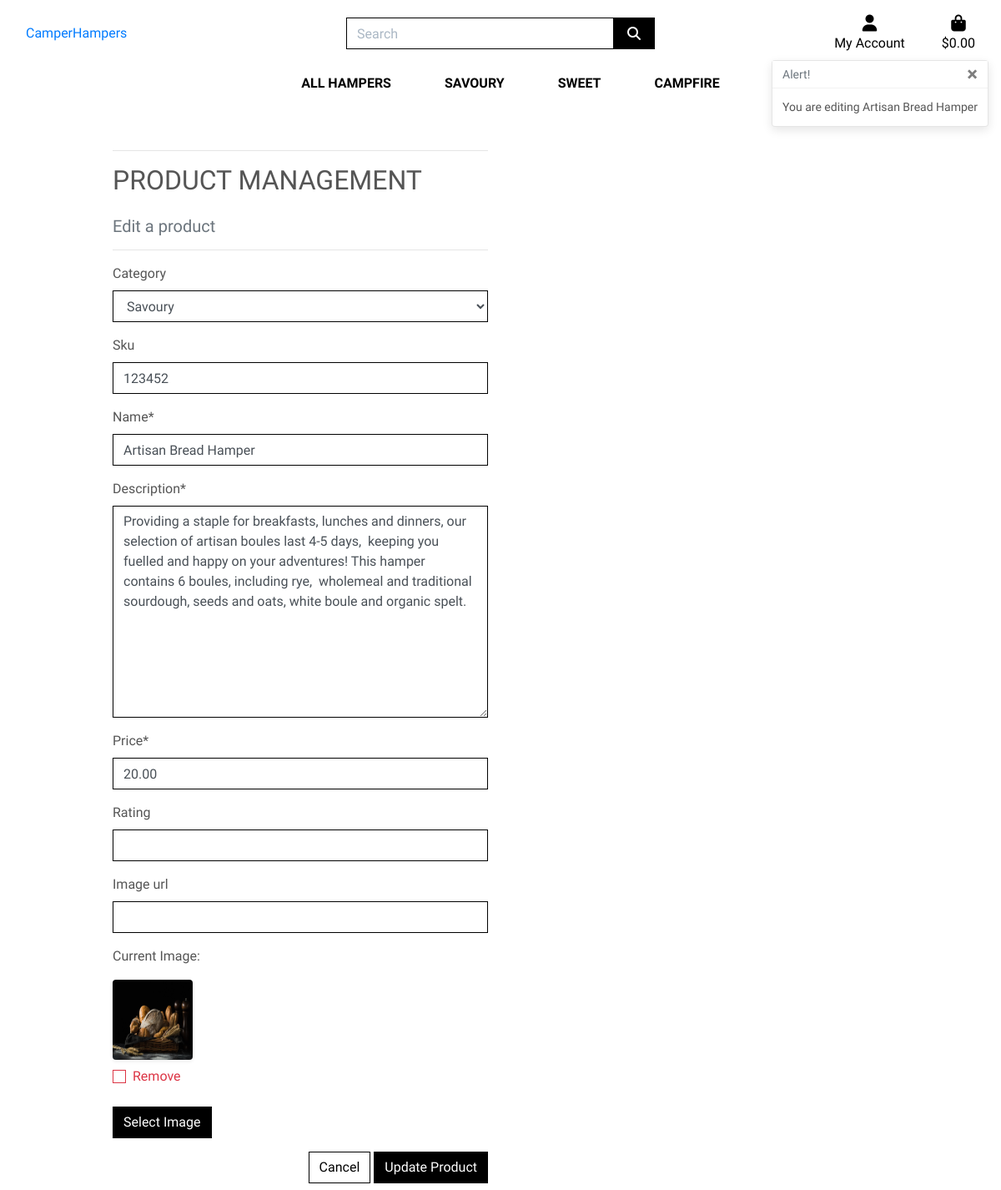
The app's page /products/edit/2/ with its own data.
### products/models.py (models this page shows, shortened)
class Product(models.Model):
    category = models.ForeignKey('Category', null=True, blank=True, on_delete=models.SET_NULL)
    sku = models.CharField(max_length=254, null=True, blank=True)
    name = models.CharField(max_length=254)
    description = models.TextField()
    price = models.DecimalField(max_digits=6, decimal_places=2)
    rating = models.DecimalField(max_digits=6, decimal_places=2, null=True, blank=True)
    image_url = models.URLField(max_length=1024, null=True, blank=True)
    image = models.ImageField(null=True, blank=True)

### products/views.py (the view)
# urls.py: path('edit/<int:product_id>/', views.edit_product, name='edit_product'),
def edit_product(request, product_id):
    product = get_object_or_404(Product, pk=product_id)
    if request.method == 'POST':
        form = ProductForm(request.POST, request.FILES, instance=product)
        if form.is_valid():
            product = form.save()
            messages.success(request, 'Successfully updated product!')
            return redirect(reverse('product_detail', args=[product.id]))
        else:
            messages.error(request, 'Failed to update product. Please ensure the form is valid.')
    else:
        form = ProductForm(instance=product)
        messages.info(request, f'You are editing {product.name}')
    template = 'products/edit_product.html'
    context = {
        'form': form,
        'product': product,
    }
    return render(request, template, context)

### products/forms.py
class ProductForm(forms.ModelForm):
    class Meta:
        model = Product
        fields = '__all__'
    image = forms.ImageField(label='Image', required=False, widget=CustomClearableFileInput)
    def __init__(self, *args, **kwargs):
        super().__init__(*args, **kwargs)
        categories = Category.objects.all()
        friendly_names = [(c.id, c.get_friendly_name()) for c in categories]
        self.fields['category'].choices = friendly_names
        for field_name, field in self.fields.items():
            field.widget.attrs['class'] = 'border-black rounded-0'

### bag/contexts.py (called while the page is built, shortened)
def bag_contents(request):
    bag_items = []
    total = 0
    product_count = 0
    bag = request.session.get('bag', {})
    delivery = total * Decimal(settings.STANDARD_DELIVERY_PERCENTAGE / 100)
    grand_total = delivery + total
    context = {
        'bag_items': bag_items,
        'total': total,
        'product_count': product_count,
        'delivery': delivery,
        'grand_total': grand_total,
    }
    return context

### products/models.py (called while the page is built)
    def get_friendly_name(self):
        return self.friendly_name

### products/templates/products/edit_product.html (shortened to what this page needs)
{% extends "base.html" %}
{% load static %}
{% block page_header %}
    <div class="container header-container">
    </div>
{% endblock %}
{% block content %}
    <div class="overlay"></div>
    <div class="container">
        <div class="row">
            <div class="col-12 col-md-6">
                <hr>
                <h2 class="logo-font mb-4">Product Management</h2>
                <h5 class="text-muted">Edit a product</h5>
                <hr>
            </div>
        </div>
        <div class="row">
            <div class="col-12 col-md-6">
                <form method="POST" action="{% url 'edit_product' product.id %}" class="form mb-2" enctype="multipart/form-data">
                    {% for field in form %}
                        {% if field.name != 'image' %}
                            {{ field | as_crispy_field }}
                        {% else %}
                            {{ field }}
                        {% endif %}
                    {% endfor %}
                    <div class="text-right">
                        <a class="btn btn-outline-black rounded-0" href="{% url 'products' %}">Cancel</a>
                        <button class="btn btn-black rounded-0" type="submit">Update Product</button>
                    </div>
                </form>
            </div>
        </div>
    </div>
{% endblock %}

### static/css/base.css (style rules this page uses)
html { height: 100%; }
body { background: url('/media/homepage_banner.jpg') no-repeat center center fixed; background-size: cover; height: calc(100vh - 164px); color: #555; font-family: 'Julius Sans One'; }
.logo-font { text-transform: uppercase; }
.btn-black { background: black; color: white; }
.btn-outline-black { background: white; color: black !important; border: 1px solid black; }
.border-black { border: 1px solid black !important; }
.overlay { height: 100%; width: 100%; top: 0; left: 0; position: fixed; background: white; z-index: -1; }
@media (min-width: 1200px) { .container { max-width: 80%; } }
@media (min-width: 992px) { .header-container { padding-top: 164px; } }

### records on screen
Product: category "Savoury" "123452" "Artisan Bread Hamper" "Providing a staple for breakfasts, lunches and dinners, our selection of artisan boules last 4-5 days, keeping you fuelled and happy on your adventures! This hamper contains 6 boules, including rye, wholemeal and traditional sourdough, seeds and oats, white boule and organic spelt." "20.00"

### other values on screen
{{ message }} "You are editing Artisan Bread Hamper"
{{ widget.initial_text }} "Current Image"
{{ widget.clear_checkbox_label }} "Remove"
